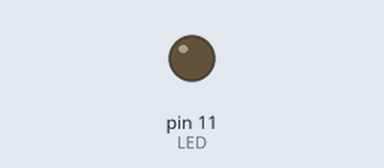
Simulated run of this sketch. Board: Arduino Uno, built with avr-gcc and run on an emulated ATmega328P. On the bench: output pins drawn as LEDs (lit = HIGH).

Above: at 0.05 s.
At 2.0 s:
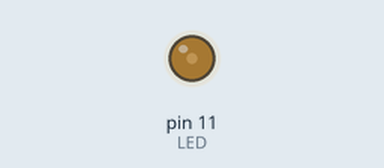
At 3.0 s:
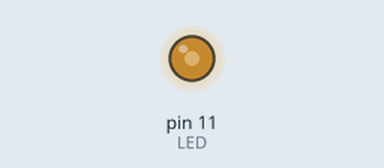
At 4.0 s:
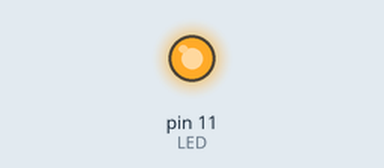
Timing chart, 0 to 5.2 s (numbered marks = the images above):
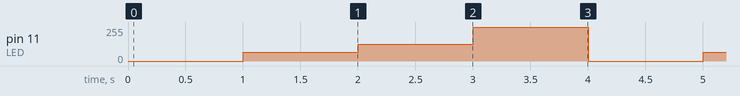

The sketch:

fadinglight.ino
```cpp
int LED = 11;
void setup() {
  // put your setup code here, to run once:
pinMode(LED, OUTPUT);
}

void loop() {
  // put your main code here, to run repeatedly:
analogWrite(LED, 0);
delay(1000);
analogWrite(LED, 64);
delay(1000);
analogWrite(LED, 127);
delay(1000);
analogWrite(LED, 255);
delay(1000);
}
```

Measured:
- by itself, pin 11 (LED): repeats every 4.0 s: 127/255 1.0 s, 255/255 1.0 s, 0/255 1.0 s, 64/255 1.0 s
